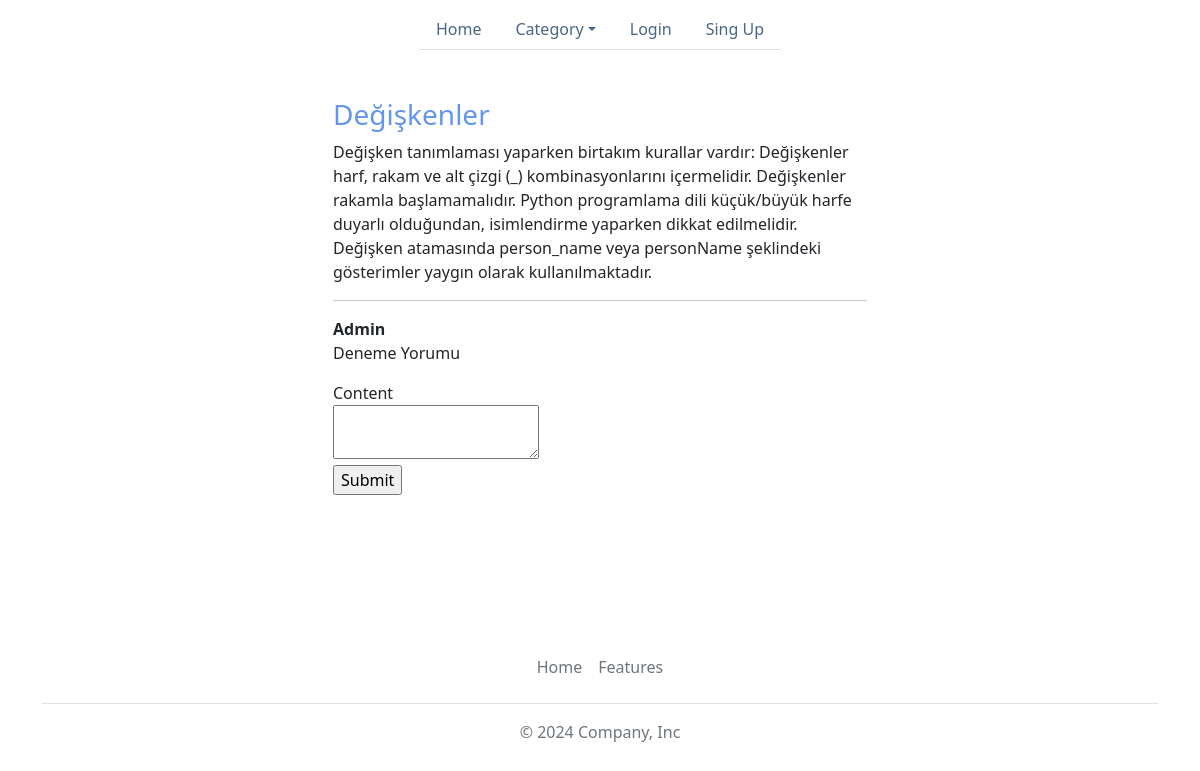
/postdetailed/1, run on the app's committed database.
### models.py (models this page shows)
class Post(db.Model):
    id = db.Column(db.Integer,primary_key = True)
    title = db.Column(db.String(20),nullable = False)
    content = db.Column(db.String(200),nullable = False)
    user_id = db.Column(db.Integer,db.ForeignKey('user.id'),nullable = False)
    category_id = db.Column(db.Integer,db.ForeignKey('category.id'),nullable = False)
    create_date = db.Column(db.Date,nullable=False,default = datetime.now)

class Comment(db.Model):
    id = db.Column(db.Integer,primary_key=True)
    post_id = db.Column(db.Integer,db.ForeignKey('post.id'),nullable=False)
    username = db.Column(db.String,db.ForeignKey('user.username'),nullable=False)
    content = db.Column(db.String(100),nullable=False)
    create_date = db.Column(db.Date,nullable=False,default = datetime.now)

### posts/routes.py (the view)
@posts.route("/postdetailed/<int:id>",methods=['GET','POST'])
def postdetailed( id ):
    print(id)
    post = Post.query.filter_by(id = id).first()
    print("---",post)
    comment = Comment.query.filter_by( post_id = id )
    return render_template("postDetailed.html", post = post , comment = comment, category=Category.query.all())

### templates/postDetailed.html (shortened to what this page needs)
{% extends 'extends/layout.html' %}
{% block content %}
<div class="container mt-2">
    <div class="row">
        <div class="col-md-3"></div>
        <div class="col-md-6 mt-2">
            <div class="mt-2">
                <section>
                    <h3><a href="">{{ post.title }}</a></h3>
                    <p>{{ post.content }}</p>
                </section>
                <hr>
                {% for commet in comment %}
                    <span><b>{{ commet.username }}</b></span>
                    <p>{{ commet.content }}</p>
                {% endfor %}
                <div class="col-sm-4">
                <form action = "/addcomment/{{ post.id }}" method="post">
                    <label for="content">Content</label>
                    <br>
                    <textarea name="content" id="content" width="200px" height="50px"></textarea>
                    <br>
                    <input type="submit" value="Submit">
                </form>
                </div>
            </div>
    </div>
</div>
{% endblock %}

### static/style.css (style rules this page uses)
section { border-radius: 2px; }
h3 a { text-decoration: none; color: cornflowerblue; }

### data on the page
Post: title "Değişkenler", content "Değişken tanımlaması yaparken birtakım kurallar vardır: Değişkenler harf, rakam ve alt çizgi (_) kombinasyonlarını içermelidir. Değişkenler rakamla başlamamalıdır. Python programlama dili küçük/büyük harfe duyarlı olduğundan, isimlendirme yaparken dikkat edilmelidir. Değişken atamasında person_name veya personName şeklindeki gösterimler yaygın olarak kullanılmaktadır."
Comment: username "Admin", content "Deneme Yorumu"
